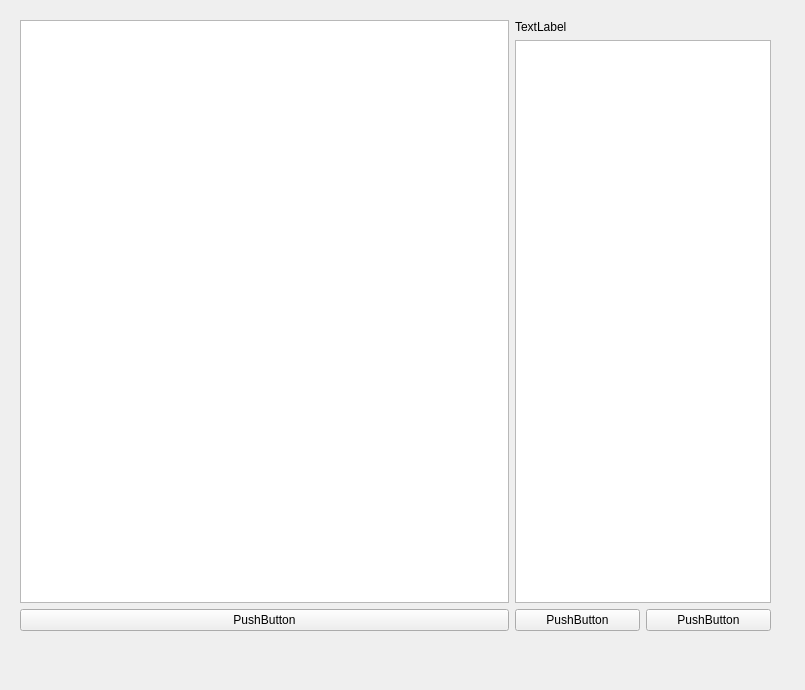
<?xml version="1.0" encoding="UTF-8"?>
<ui version="4.0">
 <class>FormPageScenario</class>
 <widget class="QWidget" name="FormPageScenario">
  <property name="geometry">
   <rect>
    <x>0</x>
    <y>0</y>
    <width>805</width>
    <height>690</height>
   </rect>
  </property>
  <property name="sizePolicy">
   <sizepolicy hsizetype="MinimumExpanding" vsizetype="MinimumExpanding">
    <horstretch>0</horstretch>
    <verstretch>0</verstretch>
   </sizepolicy>
  </property>
  <property name="windowTitle">
   <string>Form</string>
  </property>
  <widget class="QWidget" name="gridLayoutWidget">
   <property name="geometry">
    <rect>
     <x>20</x>
     <y>20</y>
     <width>751</width>
     <height>611</height>
    </rect>
   </property>
   <layout class="QGridLayout" name="gridLayout">
    <item row="2" column="0">
     <widget class="QPushButton" name="bbrowse">
      <property name="text">
       <string>PushButton</string>
      </property>
     </widget>
    </item>
    <item row="2" column="1">
     <widget class="QPushButton" name="bcancel">
      <property name="text">
       <string>PushButton</string>
      </property>
     </widget>
    </item>
    <item row="0" column="0" rowspan="2">
     <widget class="QTableWidget" name="scenarios_load"/>
    </item>
    <item row="2" column="2">
     <widget class="QPushButton" name="bload">
      <property name="text">
       <string>PushButton</string>
      </property>
     </widget>
    </item>
    <item row="1" column="1" colspan="2">
     <widget class="QTextEdit" name="scenarios_view"/>
    </item>
    <item row="0" column="1" colspan="2">
     <widget class="QLabel" name="scenarios_text">
      <property name="text">
       <string>TextLabel</string>
      </property>
     </widget>
    </item>
   </layout>
  </widget>
 </widget>
 <resources/>
 <connections/>
</ui>
